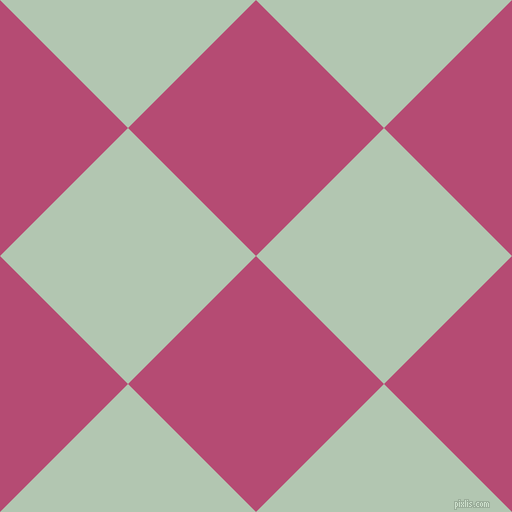
%> input picture week-6/test-img/square.png, 512 x 512 px
$ octave hough_demo.m   (GNU Octave 9; MATLAB toolbox functions it lacks are replaced by stand-ins)
%> lines starting %> are read from the running program, lines starting %| are printed output that depends on the picture
% load image(convert to grayscale if rgb) and apply canny operator to find edge pixels

img = imread('square.png');
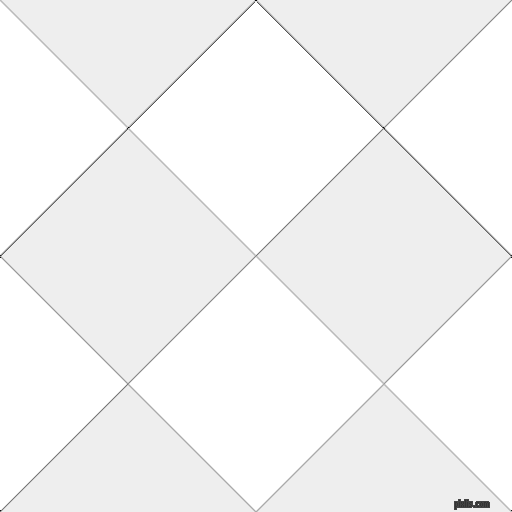
%> img: size 512x512 uint8; min 0, max 15, mean 14.4; drawn with min black and max white
edges = edge(img, 'canny');
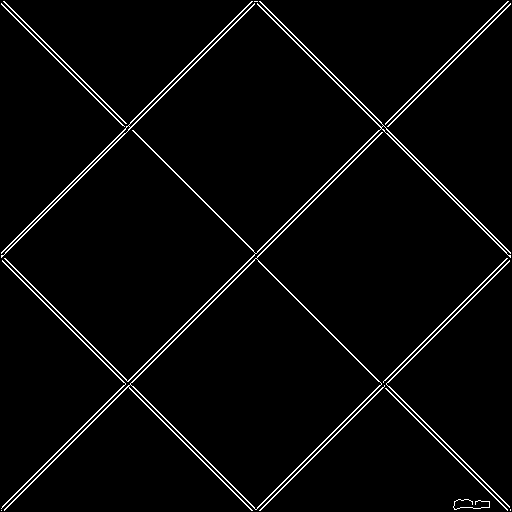
%> edges: size 512x512 logical; 2.9% white in thin lines or dots

figure, imshow(img), title('Original Image');
figure, imshow(edges), title('Edge Pixels');

% Apply hough transform to find candidate lines
[accum theta rho] = hough(edges);
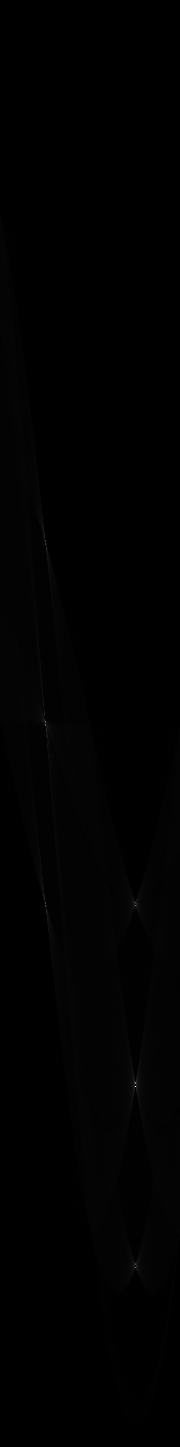
%> accum: size 1447x180 double; min 0, max 1003, mean 5.2; drawn with min black and max white
%> theta = 180 values from -90 to 89; rho = 1447 values from -723 to 723
figure, imagesc(accum, 'XData', theta, 'YData', rho), title('Hough Accumulator Array');
%> (this line was passed over: imagesc is not available in this run)

% Find peaks in the HAA
peaks = houghpeaks(accum, 100); % peaks has location of the maxima in [y,x] pairs
%> peaks = [1087 136; 906 136]
hold on; plot(theta(peaks(:,2)), rho(peaks(:,1)), 'rs'); hold off;
%> after `plot(theta(peaks(:,2)), rho(peaks(:,1)), 'rs')`:
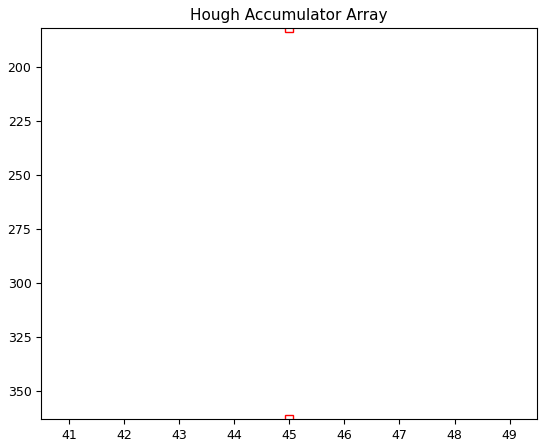
%> figure redrawn from the program's plot data

% Find line segments in the image based on the peaks
line_segs = houghlines(edges, theta, rho, peaks)
%> line_segs = 2 lines; point1 to point2 (x, y): (5, 510) to (511, 5), (2, 257) to (258, 2)

% Plot line segments
figure, imshow(img), title('Line segments');
hold on;
for k=1:length(line_segs)
    endpoints = [line_segs(k).point1; line_segs(k).point2];
    plot(endpoints(:,1), endpoints(:,2), 'LineWidth', 2, 'Color', 'green');
end
%> this loop made 2 passes
%> endpoints on passes 1 to 2: [5 510; 511 5], [2 257; 258 2]
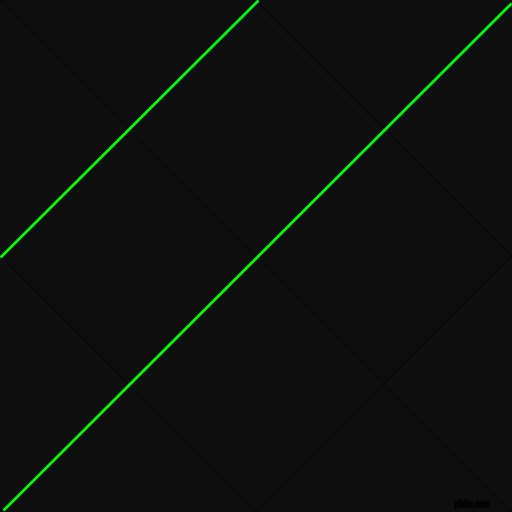
%> figure redrawn from the program's plot data; its title reads 'Line segments'
hold off;
